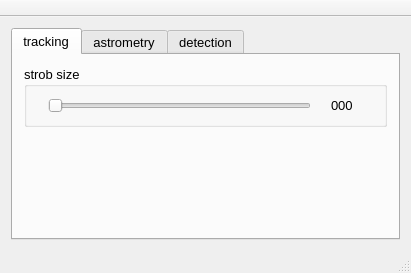
<?xml version="1.0" encoding="UTF-8"?>
<ui version="4.0">
 <class>ControlWindow</class>
 <widget class="QMainWindow" name="ControlWindow">
  <property name="geometry">
   <rect>
    <x>0</x>
    <y>0</y>
    <width>411</width>
    <height>272</height>
   </rect>
  </property>
  <property name="font">
   <font>
    <pointsize>10</pointsize>
   </font>
  </property>
  <property name="cursor">
   <cursorShape>ArrowCursor</cursorShape>
  </property>
  <property name="windowTitle">
   <string>starfury</string>
  </property>
  <widget class="QWidget" name="centralWidget">
   <layout class="QGridLayout" name="gridLayout_2">
    <item row="0" column="0">
     <layout class="QGridLayout" name="gridLayout">
      <item row="0" column="0">
       <widget class="QTabWidget" name="tabWidget">
        <property name="currentIndex">
         <number>0</number>
        </property>
        <widget class="QWidget" name="tab1">
         <attribute name="title">
          <string>tracking</string>
         </attribute>
         <layout class="QVBoxLayout" name="verticalLayout_10">
          <item>
           <layout class="QVBoxLayout" name="verticalLayout_3">
            <property name="spacing">
             <number>4</number>
            </property>
            <property name="bottomMargin">
             <number>2</number>
            </property>
            <item>
             <widget class="QGroupBox" name="groupBoxStrobSize">
              <property name="title">
               <string>strob size</string>
              </property>
              <layout class="QVBoxLayout" name="verticalLayout_8">
               <item>
                <layout class="QHBoxLayout" name="horizontalLayout">
                 <property name="spacing">
                  <number>20</number>
                 </property>
                 <property name="leftMargin">
                  <number>10</number>
                 </property>
                 <property name="rightMargin">
                  <number>20</number>
                 </property>
                 <property name="bottomMargin">
                  <number>0</number>
                 </property>
                 <item>
                  <widget class="QSlider" name="sliderStrobSize">
                   <property name="minimum">
                    <number>10</number>
                   </property>
                   <property name="maximum">
                    <number>140</number>
                   </property>
                   <property name="orientation">
                    <enum>Qt::Horizontal</enum>
                   </property>
                  </widget>
                 </item>
                 <item>
                  <widget class="QLabel" name="labelStrobSize">
                   <property name="font">
                    <font>
                     <pointsize>10</pointsize>
                     <weight>50</weight>
                     <bold>false</bold>
                     <kerning>true</kerning>
                    </font>
                   </property>
                   <property name="text">
                    <string>000</string>
                   </property>
                  </widget>
                 </item>
                </layout>
               </item>
              </layout>
             </widget>
            </item>
           </layout>
          </item>
          <item>
           <spacer name="verticalSpacer">
            <property name="orientation">
             <enum>Qt::Vertical</enum>
            </property>
            <property name="sizeHint" stdset="0">
             <size>
              <width>20</width>
              <height>40</height>
             </size>
            </property>
           </spacer>
          </item>
         </layout>
        </widget>
        <widget class="QWidget" name="tab2">
         <attribute name="title">
          <string>astrometry</string>
         </attribute>
         <layout class="QHBoxLayout" name="horizontalLayout_9">
          <item>
           <layout class="QHBoxLayout" name="horizontalLayout_5" stretch="1,100">
            <property name="leftMargin">
             <number>0</number>
            </property>
            <property name="rightMargin">
             <number>0</number>
            </property>
            <item>
             <widget class="QGroupBox" name="groupBoxAstroMethod">
              <property name="title">
               <string>method</string>
              </property>
              <layout class="QHBoxLayout" name="horizontalLayout_7">
               <item>
                <layout class="QVBoxLayout" name="verticalLayout_4">
                 <property name="spacing">
                  <number>4</number>
                 </property>
                 <property name="leftMargin">
                  <number>10</number>
                 </property>
                 <property name="rightMargin">
                  <number>10</number>
                 </property>
                 <item>
                  <widget class="QRadioButton" name="radioBtnSimtri">
                   <property name="text">
                    <string>&amp;similar triangles</string>
                   </property>
                  </widget>
                 </item>
                 <item>
                  <widget class="QRadioButton" name="radioBtnFreevec">
                   <property name="text">
                    <string>&amp;free vectors</string>
                   </property>
                  </widget>
                 </item>
                </layout>
               </item>
              </layout>
             </widget>
            </item>
            <item>
             <widget class="QGroupBox" name="groupBoxErrMeas">
              <property name="title">
               <string>error (ang sec)</string>
              </property>
              <layout class="QHBoxLayout" name="horizontalLayout_8">
               <item>
                <layout class="QVBoxLayout" name="verticalLayout">
                 <property name="spacing">
                  <number>6</number>
                 </property>
                 <property name="leftMargin">
                  <number>20</number>
                 </property>
                 <item>
                  <widget class="QLabel" name="labelAlpha">
                   <property name="palette">
                    <palette>
                     <active>
                      <colorrole role="WindowText">
                       <brush brushstyle="SolidPattern">
                        <color alpha="255">
                         <red>214</red>
                         <green>0</green>
                         <blue>0</blue>
                        </color>
                       </brush>
                      </colorrole>
                     </active>
                     <inactive>
                      <colorrole role="WindowText">
                       <brush brushstyle="SolidPattern">
                        <color alpha="255">
                         <red>214</red>
                         <green>0</green>
                         <blue>0</blue>
                        </color>
                       </brush>
                      </colorrole>
                     </inactive>
                     <disabled>
                      <colorrole role="WindowText">
                       <brush brushstyle="SolidPattern">
                        <color alpha="255">
                         <red>118</red>
                         <green>116</green>
                         <blue>108</blue>
                        </color>
                       </brush>
                      </colorrole>
                     </disabled>
                    </palette>
                   </property>
                   <property name="font">
                    <font>
                     <pointsize>10</pointsize>
                    </font>
                   </property>
                   <property name="text">
                    <string>err alpha</string>
                   </property>
                  </widget>
                 </item>
                 <item>
                  <widget class="QLabel" name="labelDelta">
                   <property name="palette">
                    <palette>
                     <active>
                      <colorrole role="WindowText">
                       <brush brushstyle="SolidPattern">
                        <color alpha="255">
                         <red>214</red>
                         <green>0</green>
                         <blue>0</blue>
                        </color>
                       </brush>
                      </colorrole>
                     </active>
                     <inactive>
                      <colorrole role="WindowText">
                       <brush brushstyle="SolidPattern">
                        <color alpha="255">
                         <red>214</red>
                         <green>0</green>
                         <blue>0</blue>
                        </color>
                       </brush>
                      </colorrole>
                     </inactive>
                     <disabled>
                      <colorrole role="WindowText">
                       <brush brushstyle="SolidPattern">
                        <color alpha="255">
                         <red>118</red>
                         <green>116</green>
                         <blue>108</blue>
                        </color>
                       </brush>
                      </colorrole>
                     </disabled>
                    </palette>
                   </property>
                   <property name="font">
                    <font>
                     <pointsize>10</pointsize>
                    </font>
                   </property>
                   <property name="text">
                    <string>err delta</string>
                   </property>
                  </widget>
                 </item>
                </layout>
               </item>
              </layout>
             </widget>
            </item>
           </layout>
          </item>
         </layout>
        </widget>
        <widget class="QWidget" name="tab3">
         <attribute name="title">
          <string>detection</string>
         </attribute>
         <layout class="QHBoxLayout" name="horizontalLayout_11">
          <item>
           <layout class="QVBoxLayout" name="verticalLayout_5" stretch="0,0">
            <property name="spacing">
             <number>4</number>
            </property>
            <property name="bottomMargin">
             <number>0</number>
            </property>
            <item>
             <widget class="QGroupBox" name="groupBoxAccum">
              <property name="title">
               <string>frame accumulation</string>
              </property>
              <layout class="QHBoxLayout" name="horizontalLayout_3">
               <item>
                <layout class="QHBoxLayout" name="horizontalLayout_4">
                 <property name="spacing">
                  <number>20</number>
                 </property>
                 <property name="leftMargin">
                  <number>10</number>
                 </property>
                 <property name="rightMargin">
                  <number>20</number>
                 </property>
                 <item>
                  <widget class="QSlider" name="sliderAccum">
                   <property name="maximum">
                    <number>400</number>
                   </property>
                   <property name="singleStep">
                    <number>1</number>
                   </property>
                   <property name="pageStep">
                    <number>10</number>
                   </property>
                   <property name="value">
                    <number>0</number>
                   </property>
                   <property name="sliderPosition">
                    <number>0</number>
                   </property>
                   <property name="orientation">
                    <enum>Qt::Horizontal</enum>
                   </property>
                  </widget>
                 </item>
                 <item>
                  <widget class="QLabel" name="labelAccum">
                   <property name="font">
                    <font>
                     <pointsize>10</pointsize>
                     <weight>50</weight>
                     <bold>false</bold>
                     <kerning>true</kerning>
                    </font>
                   </property>
                   <property name="text">
                    <string>000</string>
                   </property>
                  </widget>
                 </item>
                </layout>
               </item>
              </layout>
             </widget>
            </item>
            <item>
             <layout class="QHBoxLayout" name="horizontalLayout_6">
              <property name="rightMargin">
               <number>20</number>
              </property>
              <item>
               <widget class="QGroupBox" name="groupBoxMode">
                <property name="title">
                 <string>mode</string>
                </property>
                <layout class="QHBoxLayout" name="horizontalLayout_10">
                 <item>
                  <layout class="QVBoxLayout" name="verticalLayout_2">
                   <item>
                    <widget class="QRadioButton" name="radioBtnStars">
                     <property name="text">
                      <string>stars</string>
                     </property>
                    </widget>
                   </item>
                   <item>
                    <widget class="QRadioButton" name="radioBtnTargets">
                     <property name="text">
                      <string>targets</string>
                     </property>
                    </widget>
                   </item>
                  </layout>
                 </item>
                </layout>
               </widget>
              </item>
              <item>
               <widget class="QCheckBox" name="checkBoxBin">
                <property name="text">
                 <string>thresholding</string>
                </property>
                <property name="checked">
                 <bool>true</bool>
                </property>
               </widget>
              </item>
             </layout>
            </item>
           </layout>
          </item>
         </layout>
        </widget>
       </widget>
      </item>
     </layout>
    </item>
   </layout>
  </widget>
  <widget class="QMenuBar" name="menuBar">
   <property name="enabled">
    <bool>false</bool>
   </property>
   <property name="geometry">
    <rect>
     <x>0</x>
     <y>0</y>
     <width>411</width>
     <height>20</height>
    </rect>
   </property>
  </widget>
  <widget class="QToolBar" name="mainToolBar">
   <property name="enabled">
    <bool>false</bool>
   </property>
   <property name="movable">
    <bool>false</bool>
   </property>
   <attribute name="toolBarArea">
    <enum>TopToolBarArea</enum>
   </attribute>
   <attribute name="toolBarBreak">
    <bool>false</bool>
   </attribute>
  </widget>
  <widget class="QStatusBar" name="statusBar">
   <property name="enabled">
    <bool>false</bool>
   </property>
  </widget>
 </widget>
 <layoutdefault spacing="6" margin="11"/>
 <resources/>
 <connections/>
</ui>
